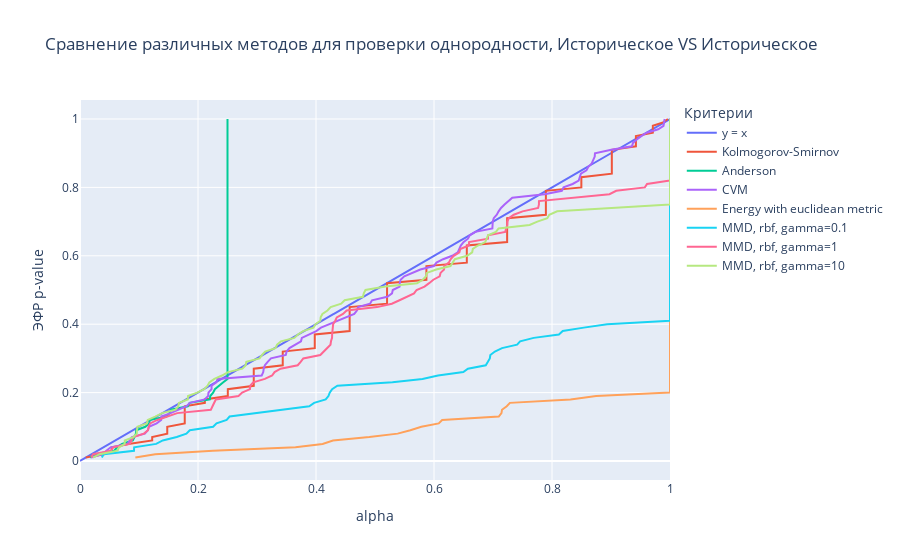
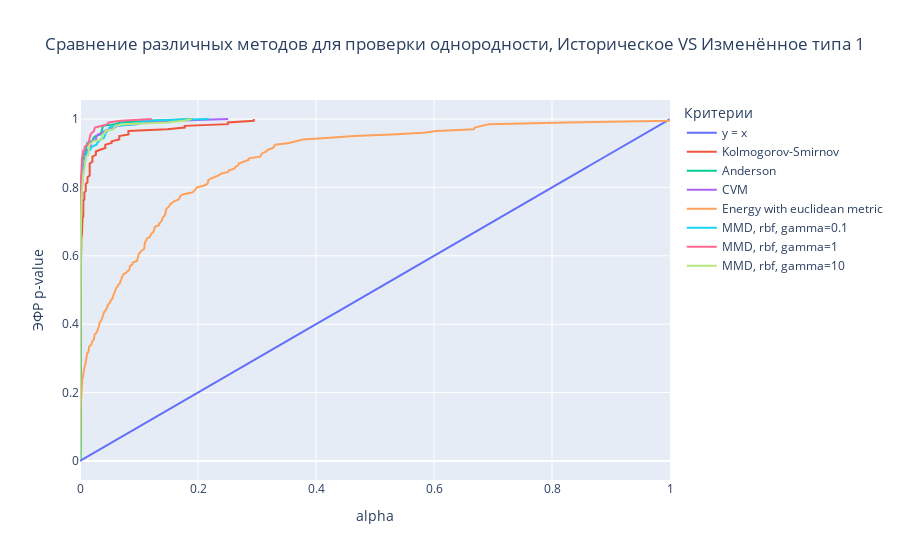
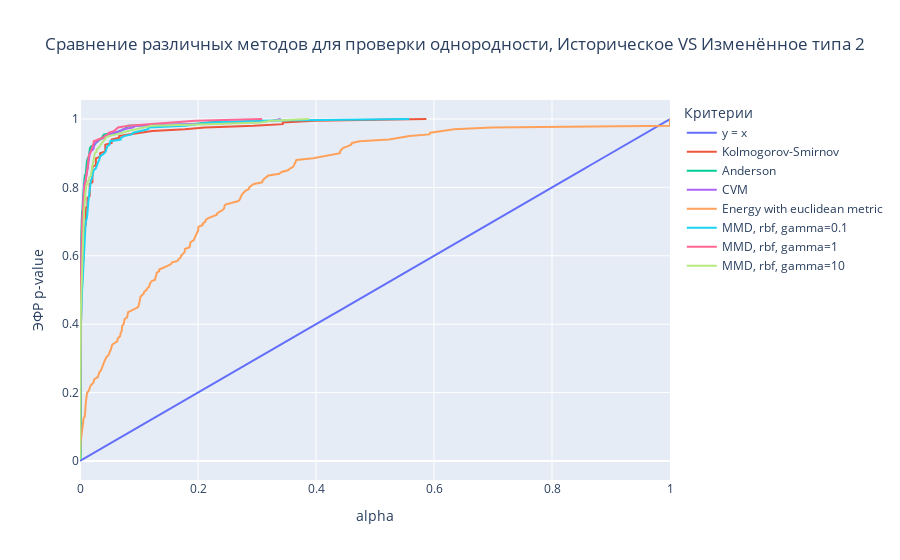
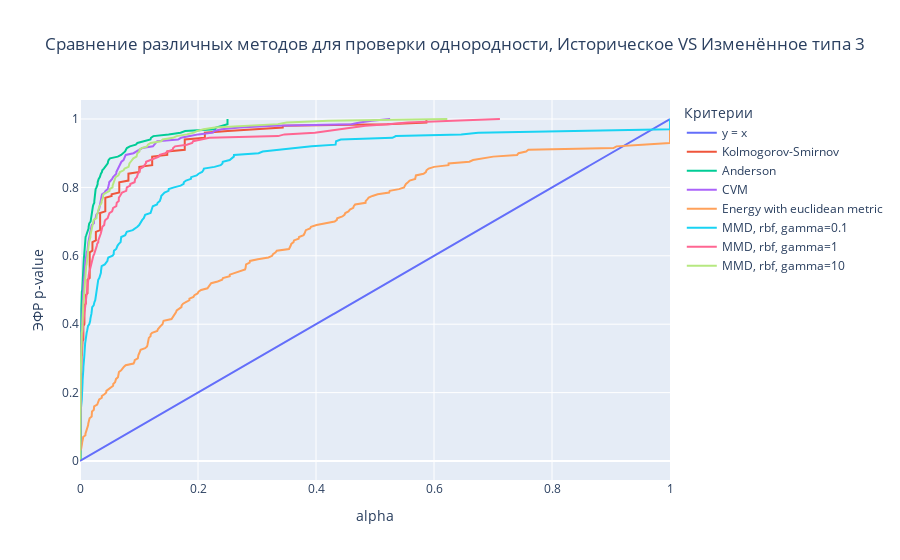

Notebook code cell kept with these figures, in order:
### Code cell
data_list = [{
    "x": historical_data[::2],
    "y": historical_data[1::2],
    "dist_desc": "Историческое VS Историческое"
}, {
    "x": historical_data,
    "y": modified_data_of_type_1,
    "dist_desc": "Историческое VS Изменённое типа 1"
}, {
    "x": historical_data,
    "y": modified_data_of_type_2,
    "dist_desc": "Историческое VS Изменённое типа 2"
}, {
    "x": historical_data,
    "y": modified_data_of_type_3,
    "dist_desc": "Историческое VS Изменённое типа 3"
}]

test_list = [{
    "p_value": lambda x, y: ks_2samp(x, y, alternative="two-sided").pvalue,
    "name": "Kolmogorov-Smirnov"
}, {
    "p_value": lambda x, y: anderson_ksamp([x, y]).pvalue,
    "name": "Anderson"
}, {
    "p_value": lambda x, y: cramervonmises_2samp(x, y).pvalue,
    "name": "CVM"
}, {
    "p_value": lambda x, y: Energy(compute_distance="euclidean").test(x, y)[1],
    "name": "Energy with euclidean metric"
}, {
    "p_value": lambda x, y: MMD(compute_kernel="rbf", gamma=1/10).test(x, y)[1],
    "name": "MMD, rbf, gamma=0.1"
}, {
    "p_value": lambda x, y: MMD(compute_kernel="rbf", gamma=1).test(x, y)[1],
    "name": "MMD, rbf, gamma=1"
}, {
    "p_value": lambda x, y: MMD(compute_kernel="rbf", gamma=10).test(x, y)[1],
    "name": "MMD, rbf, gamma=10"
}]

for data in data_list:
    test_p_value_list = {
        test["name"]: []
        for test in test_list
    }

    fig = go.Figure()
    fig.add_trace(go.Scatter(x=np.linspace(start=0, stop=1, num=1000), 
                             y=np.linspace(start=0, stop=1, num=1000),
                             mode="lines", name="y = x"))

    for i in range(data["x"].shape[0]):
        x = data["x"].iloc[i].to_numpy()
        y = data["y"].iloc[i].to_numpy()
        
        for test in test_list:
            test_p_value_list[test["name"]].append(test["p_value"](x, y))

    for test in test_list:
        p_value_ecdf = ECDF(test_p_value_list[test["name"]])
        fig.add_trace(go.Scatter(x=p_value_ecdf.x, y=p_value_ecdf.y,
                                 mode="lines", name=test["name"]))

    fig.update_layout(title=f"Сравнение различных методов для проверки однородности, {data['dist_desc']}",
                      xaxis_title="alpha",
                      yaxis_title="ЭФР p-value",
                      legend_title="Критерии")
    fig.show()

### Figure 1 — Plotly figure (JSON) as saved in the notebook; plotly's stock layout.template omitted (floating-point values rounded to 4 significant figures; data arrays with more than 128 entries replaced by an {"elided": "..."} marker saying what was removed)
{"data": [{"mode": "lines", "name": "y = x", "type": "scatter", "x": {"elided": "1000 float values"}, "y": {"elided": "1000 float values"}}, {"mode": "lines", "name": "Kolmogorov-Smirnov", "type": "scatter", "x": [null, 0.009761, 0.04289, 0.05361, 0.05361, 0.08209, 0.1224, 0.1224, 0.1479, 0.1479, 0.1479, 0.1775, 0.1775, 0.1775, 0.1775, 0.1775, 0.1775, 0.2116, 0.2116, 0.2505, 0.2505, 0.2505, 0.2945, 0.2945, 0.2945, 0.2945, 0.2945, 0.2945, 0.3436, 0.3436, 0.3436, 0.3436, 0.3436, 0.3979, 0.3979, 0.3979, 0.3979, 0.3979, 0.457, 0.457, 0.457, 0.457, 0.457, 0.457, 0.457, 0.457, 0.5204, 0.5204, 0.5204, 0.5204, 0.5204, 0.5204, 0.5204, 0.5871, 0.5871, 0.5871, 0.5871, 0.5871, 0.6556, 0.6556, 0.6556, 0.6556, 0.6556, 0.6556, 0.724, 0.724, 0.724, 0.724, 0.724, 0.724, 0.724, 0.724, 0.7896, 0.7896, 0.7896, 0.7896, 0.7896, 0.7896, 0.7896, 0.7896, 0.8497, 0.8497, 0.8497, 0.8497, 0.9014, 0.9014, 0.9014, 0.9014, 0.9014, 0.9014, 0.9014, 0.9014, 0.9422, 0.9422, 0.9422, 0.9422, 0.9709, 0.9709, 0.9709, 0.9882, 0.9964], "y": [0, 0.01, 0.02, 0.03, 0.04, 0.05, 0.06, 0.07, 0.08, 0.09, 0.1, 0.11, 0.12, 0.13, 0.14, 0.15, 0.16, 0.17, 0.18, 0.19, 0.2, 0.21, 0.22, 0.23, 0.24, 0.25, 0.26, 0.27, 0.28, 0.29, 0.3, 0.31, 0.32, 0.33, 0.34, 0.35, 0.36, 0.37, 0.38, 0.39, 0.4, 0.41, 0.42, 0.43, 0.44, 0.45, 0.46, 0.47, 0.48, 0.49, 0.5, 0.51, 0.52, 0.53, 0.54, 0.55, 0.56, 0.57, 0.58, 0.59, 0.6, 0.61, 0.62, 0.63, 0.64, 0.65, 0.66, 0.67, 0.68, 0.69, 0.7, 0.71, 0.72, 0.73, 0.74, 0.75, 0.76, 0.77, 0.78, 0.79, 0.8, 0.81, 0.82, 0.83, 0.84, 0.85, 0.86, 0.87, 0.88, 0.89, 0.9, 0.91, 0.92, 0.93, 0.94, 0.95, 0.96, 0.97, 0.98, 0.99, 1]}, {"mode": "lines", "name": "Anderson", "type": "scatter", "x": [null, 0.01735, 0.02546, 0.05804, 0.06283, 0.07123, 0.08963, 0.0922, 0.09472, 0.09524, 0.1106, 0.1177, 0.1178, 0.1464, 0.1515, 0.1542, 0.1826, 0.1858, 0.2201, 0.2208, 0.2256, 0.2286, 0.2367, 0.2429, 0.25, 0.25, 0.25, 0.25, 0.25, 0.25, 0.25, 0.25, 0.25, 0.25, 0.25, 0.25, 0.25, 0.25, 0.25, 0.25, 0.25, 0.25, 0.25, 0.25, 0.25, 0.25, 0.25, 0.25, 0.25, 0.25, 0.25, 0.25, 0.25, 0.25, 0.25, 0.25, 0.25, 0.25, 0.25, 0.25, 0.25, 0.25, 0.25, 0.25, 0.25, 0.25, 0.25, 0.25, 0.25, 0.25, 0.25, 0.25, 0.25, 0.25, 0.25, 0.25, 0.25, 0.25, 0.25, 0.25, 0.25, 0.25, 0.25, 0.25, 0.25, 0.25, 0.25, 0.25, 0.25, 0.25, 0.25, 0.25, 0.25, 0.25, 0.25, 0.25, 0.25, 0.25, 0.25, 0.25, 0.25], "y": [0, 0.01, 0.02, 0.03, 0.04, 0.05, 0.06, 0.07, 0.08, 0.09, 0.1, 0.11, 0.12, 0.13, 0.14, 0.15, 0.16, 0.17, 0.18, 0.19, 0.2, 0.21, 0.22, 0.23, 0.24, 0.25, 0.26, 0.27, 0.28, 0.29, 0.3, 0.31, 0.32, 0.33, 0.34, 0.35, 0.36, 0.37, 0.38, 0.39, 0.4, 0.41, 0.42, 0.43, 0.44, 0.45, 0.46, 0.47, 0.48, 0.49, 0.5, 0.51, 0.52, 0.53, 0.54, 0.55, 0.56, 0.57, 0.58, 0.59, 0.6, 0.61, 0.62, 0.63, 0.64, 0.65, 0.66, 0.67, 0.68, 0.69, 0.7, 0.71, 0.72, 0.73, 0.74, 0.75, 0.76, 0.77, 0.78, 0.79, 0.8, 0.81, 0.82, 0.83, 0.84, 0.85, 0.86, 0.87, 0.88, 0.89, 0.9, 0.91, 0.92, 0.93, 0.94, 0.95, 0.96, 0.97, 0.98, 0.99, 1]}, {"mode": "lines", "name": "CVM", "type": "scatter", "x": [null, 0.01888, 0.03878, 0.0447, 0.0519, 0.08073, 0.08462, 0.08796, 0.1099, 0.1149, 0.1169, 0.13, 0.1376, 0.1381, 0.1535, 0.1679, 0.1804, 0.1861, 0.2113, 0.2172, 0.2177, 0.2229, 0.223, 0.2311, 0.2332, 0.308, 0.3106, 0.3114, 0.3134, 0.3181, 0.3237, 0.3488, 0.3502, 0.355, 0.3644, 0.3746, 0.376, 0.3872, 0.4004, 0.4084, 0.4232, 0.4365, 0.4515, 0.4648, 0.4693, 0.4714, 0.4916, 0.4949, 0.5209, 0.5289, 0.5301, 0.5417, 0.5419, 0.5434, 0.5496, 0.5629, 0.5769, 0.5997, 0.6042, 0.6154, 0.6309, 0.6403, 0.6422, 0.6454, 0.6499, 0.6576, 0.6606, 0.67, 0.6989, 0.6991, 0.6995, 0.7013, 0.7064, 0.7095, 0.7136, 0.7195, 0.7258, 0.7327, 0.7873, 0.8167, 0.8195, 0.835, 0.8452, 0.8468, 0.849, 0.8584, 0.8616, 0.8674, 0.8693, 0.8724, 0.8728, 0.9004, 0.9354, 0.9373, 0.9437, 0.9512, 0.9608, 0.98, 0.989, 0.9902, 0.9909], "y": [0, 0.01, 0.02, 0.03, 0.04, 0.05, 0.06, 0.07, 0.08, 0.09, 0.1, 0.11, 0.12, 0.13, 0.14, 0.15, 0.16, 0.17, 0.18, 0.19, 0.2, 0.21, 0.22, 0.23, 0.24, 0.25, 0.26, 0.27, 0.28, 0.29, 0.3, 0.31, 0.32, 0.33, 0.34, 0.35, 0.36, 0.37, 0.38, 0.39, 0.4, 0.41, 0.42, 0.43, 0.44, 0.45, 0.46, 0.47, 0.48, 0.49, 0.5, 0.51, 0.52, 0.53, 0.54, 0.55, 0.56, 0.57, 0.58, 0.59, 0.6, 0.61, 0.62, 0.63, 0.64, 0.65, 0.66, 0.67, 0.68, 0.69, 0.7, 0.71, 0.72, 0.73, 0.74, 0.75, 0.76, 0.77, 0.78, 0.79, 0.8, 0.81, 0.82, 0.83, 0.84, 0.85, 0.86, 0.87, 0.88, 0.89, 0.9, 0.91, 0.92, 0.93, 0.94, 0.95, 0.96, 0.97, 0.98, 0.99, 1]}, {"mode": "lines", "name": "Energy with euclidean metric", "type": "scatter", "x": [null, 0.0938, 0.1275, 0.2253, 0.3653, 0.4111, 0.4288, 0.4903, 0.5384, 0.5599, 0.5785, 0.6081, 0.6138, 0.7099, 0.7143, 0.7153, 0.7233, 0.7287, 0.8314, 0.8749, 1, 1, 1, 1, 1, 1, 1, 1, 1, 1, 1, 1, 1, 1, 1, 1, 1, 1, 1, 1, 1, 1, 1, 1, 1, 1, 1, 1, 1, 1, 1, 1, 1, 1, 1, 1, 1, 1, 1, 1, 1, 1, 1, 1, 1, 1, 1, 1, 1, 1, 1, 1, 1, 1, 1, 1, 1, 1, 1, 1, 1, 1, 1, 1, 1, 1, 1, 1, 1, 1, 1, 1, 1, 1, 1, 1, 1, 1, 1, 1, 1], "y": [0, 0.01, 0.02, 0.03, 0.04, 0.05, 0.06, 0.07, 0.08, 0.09, 0.1, 0.11, 0.12, 0.13, 0.14, 0.15, 0.16, 0.17, 0.18, 0.19, 0.2, 0.21, 0.22, 0.23, 0.24, 0.25, 0.26, 0.27, 0.28, 0.29, 0.3, 0.31, 0.32, 0.33, 0.34, 0.35, 0.36, 0.37, 0.38, 0.39, 0.4, 0.41, 0.42, 0.43, 0.44, 0.45, 0.46, 0.47, 0.48, 0.49, 0.5, 0.51, 0.52, 0.53, 0.54, 0.55, 0.56, 0.57, 0.58, 0.59, 0.6, 0.61, 0.62, 0.63, 0.64, 0.65, 0.66, 0.67, 0.68, 0.69, 0.7, 0.71, 0.72, 0.73, 0.74, 0.75, 0.76, 0.77, 0.78, 0.79, 0.8, 0.81, 0.82, 0.83, 0.84, 0.85, 0.86, 0.87, 0.88, 0.89, 0.9, 0.91, 0.92, 0.93, 0.94, 0.95, 0.96, 0.97, 0.98, 0.99, 1]}, {"mode": "lines", "name": "MMD, rbf, gamma=0.1", "type": "scatter", "x": [null, 0.03697, 0.04018, 0.09149, 0.09178, 0.1291, 0.1403, 0.164, 0.1803, 0.1861, 0.2257, 0.2314, 0.2486, 0.2535, 0.2973, 0.3503, 0.3885, 0.3968, 0.4164, 0.4211, 0.4233, 0.4273, 0.4362, 0.5296, 0.5805, 0.6069, 0.6497, 0.6575, 0.6878, 0.6913, 0.6946, 0.6955, 0.7032, 0.7153, 0.7409, 0.7459, 0.769, 0.8117, 0.8182, 0.8539, 0.8935, 1, 1, 1, 1, 1, 1, 1, 1, 1, 1, 1, 1, 1, 1, 1, 1, 1, 1, 1, 1, 1, 1, 1, 1, 1, 1, 1, 1, 1, 1, 1, 1, 1, 1, 1, 1, 1, 1, 1, 1, 1, 1, 1, 1, 1, 1, 1, 1, 1, 1, 1, 1, 1, 1, 1, 1, 1, 1, 1, 1], "y": [0, 0.01, 0.02, 0.03, 0.04, 0.05, 0.06, 0.07, 0.08, 0.09, 0.1, 0.11, 0.12, 0.13, 0.14, 0.15, 0.16, 0.17, 0.18, 0.19, 0.2, 0.21, 0.22, 0.23, 0.24, 0.25, 0.26, 0.27, 0.28, 0.29, 0.3, 0.31, 0.32, 0.33, 0.34, 0.35, 0.36, 0.37, 0.38, 0.39, 0.4, 0.41, 0.42, 0.43, 0.44, 0.45, 0.46, 0.47, 0.48, 0.49, 0.5, 0.51, 0.52, 0.53, 0.54, 0.55, 0.56, 0.57, 0.58, 0.59, 0.6, 0.61, 0.62, 0.63, 0.64, 0.65, 0.66, 0.67, 0.68, 0.69, 0.7, 0.71, 0.72, 0.73, 0.74, 0.75, 0.76, 0.77, 0.78, 0.79, 0.8, 0.81, 0.82, 0.83, 0.84, 0.85, 0.86, 0.87, 0.88, 0.89, 0.9, 0.91, 0.92, 0.93, 0.94, 0.95, 0.96, 0.97, 0.98, 0.99, 1]}, {"mode": "lines", "name": "MMD, rbf, gamma=1", "type": "scatter", "x": [null, 0.01893, 0.02231, 0.0523, 0.05641, 0.0842, 0.08798, 0.09062, 0.1082, 0.1154, 0.1164, 0.1189, 0.1311, 0.1464, 0.1648, 0.2218, 0.2247, 0.228, 0.2302, 0.2686, 0.2748, 0.2881, 0.2885, 0.2936, 0.3133, 0.3257, 0.3298, 0.3399, 0.369, 0.374, 0.3785, 0.4073, 0.4128, 0.4191, 0.4245, 0.4254, 0.4272, 0.4273, 0.4276, 0.4281, 0.4291, 0.4327, 0.4352, 0.4458, 0.452, 0.5036, 0.5285, 0.5415, 0.5541, 0.5662, 0.5705, 0.5839, 0.5917, 0.5989, 0.6096, 0.6111, 0.617, 0.6172, 0.6251, 0.6281, 0.6335, 0.643, 0.6445, 0.659, 0.6594, 0.6915, 0.6916, 0.7208, 0.7222, 0.7242, 0.7244, 0.7268, 0.7352, 0.7502, 0.7765, 0.7779, 0.7779, 0.8349, 0.8974, 0.9089, 0.9574, 0.9612, 1, 1, 1, 1, 1, 1, 1, 1, 1, 1, 1, 1, 1, 1, 1, 1, 1, 1, 1], "y": [0, 0.01, 0.02, 0.03, 0.04, 0.05, 0.06, 0.07, 0.08, 0.09, 0.1, 0.11, 0.12, 0.13, 0.14, 0.15, 0.16, 0.17, 0.18, 0.19, 0.2, 0.21, 0.22, 0.23, 0.24, 0.25, 0.26, 0.27, 0.28, 0.29, 0.3, 0.31, 0.32, 0.33, 0.34, 0.35, 0.36, 0.37, 0.38, 0.39, 0.4, 0.41, 0.42, 0.43, 0.44, 0.45, 0.46, 0.47, 0.48, 0.49, 0.5, 0.51, 0.52, 0.53, 0.54, 0.55, 0.56, 0.57, 0.58, 0.59, 0.6, 0.61, 0.62, 0.63, 0.64, 0.65, 0.66, 0.67, 0.68, 0.69, 0.7, 0.71, 0.72, 0.73, 0.74, 0.75, 0.76, 0.77, 0.78, 0.79, 0.8, 0.81, 0.82, 0.83, 0.84, 0.85, 0.86, 0.87, 0.88, 0.89, 0.9, 0.91, 0.92, 0.93, 0.94, 0.95, 0.96, 0.97, 0.98, 0.99, 1]}, {"mode": "lines", "name": "MMD, rbf, gamma=10", "type": "scatter", "x": [null, 0.02195, 0.03326, 0.06373, 0.06611, 0.07585, 0.07586, 0.0904, 0.0962, 0.09646, 0.09729, 0.1133, 0.1148, 0.1275, 0.1393, 0.1619, 0.1666, 0.1676, 0.1827, 0.1831, 0.1987, 0.2104, 0.2162, 0.2192, 0.2277, 0.2407, 0.2507, 0.2753, 0.2809, 0.2819, 0.3044, 0.3085, 0.3138, 0.3311, 0.334, 0.3406, 0.3633, 0.3694, 0.3782, 0.3957, 0.3994, 0.4074, 0.4079, 0.4109, 0.4194, 0.4249, 0.4427, 0.4486, 0.4796, 0.481, 0.4838, 0.5177, 0.5713, 0.5809, 0.5866, 0.5878, 0.6038, 0.6279, 0.6324, 0.6353, 0.6561, 0.6647, 0.6658, 0.6744, 0.6869, 0.6891, 0.6915, 0.7049, 0.7095, 0.762, 0.7751, 0.792, 0.7954, 0.8088, 0.9154, 1, 1, 1, 1, 1, 1, 1, 1, 1, 1, 1, 1, 1, 1, 1, 1, 1, 1, 1, 1, 1, 1, 1, 1, 1, 1], "y": [0, 0.01, 0.02, 0.03, 0.04, 0.05, 0.06, 0.07, 0.08, 0.09, 0.1, 0.11, 0.12, 0.13, 0.14, 0.15, 0.16, 0.17, 0.18, 0.19, 0.2, 0.21, 0.22, 0.23, 0.24, 0.25, 0.26, 0.27, 0.28, 0.29, 0.3, 0.31, 0.32, 0.33, 0.34, 0.35, 0.36, 0.37, 0.38, 0.39, 0.4, 0.41, 0.42, 0.43, 0.44, 0.45, 0.46, 0.47, 0.48, 0.49, 0.5, 0.51, 0.52, 0.53, 0.54, 0.55, 0.56, 0.57, 0.58, 0.59, 0.6, 0.61, 0.62, 0.63, 0.64, 0.65, 0.66, 0.67, 0.68, 0.69, 0.7, 0.71, 0.72, 0.73, 0.74, 0.75, 0.76, 0.77, 0.78, 0.79, 0.8, 0.81, 0.82, 0.83, 0.84, 0.85, 0.86, 0.87, 0.88, 0.89, 0.9, 0.91, 0.92, 0.93, 0.94, 0.95, 0.96, 0.97, 0.98, 0.99, 1]}], "layout": {"autosize": true, "legend": {"title": {"text": "Критерии"}}, "title": {"text": "Сравнение различных методов для проверки однородности, Историческое VS Историческое"}, "xaxis": {"autorange": true, "range": [0, 1], "title": {"text": "alpha"}, "type": "linear"}, "yaxis": {"autorange": true, "range": [-0.05556, 1.056], "title": {"text": "ЭФР p-value"}, "type": "linear"}}}

### Figure 2 — Plotly figure (JSON) as saved in the notebook; plotly's stock layout.template omitted (floating-point values rounded to 4 significant figures; data arrays with more than 128 entries replaced by an {"elided": "..."} marker saying what was removed)
{"data": [{"mode": "lines", "name": "y = x", "type": "scatter", "x": {"elided": "1000 float values"}, "y": {"elided": "1000 float values"}}, {"mode": "lines", "name": "Kolmogorov-Smirnov", "type": "scatter", "x": {"elided": "201 float values"}, "y": {"elided": "201 float values"}}, {"mode": "lines", "name": "Anderson", "type": "scatter", "x": {"elided": "201 float values"}, "y": {"elided": "201 float values"}}, {"mode": "lines", "name": "CVM", "type": "scatter", "x": {"elided": "201 float values"}, "y": {"elided": "201 float values"}}, {"mode": "lines", "name": "Energy with euclidean metric", "type": "scatter", "x": {"elided": "201 float values"}, "y": {"elided": "201 float values"}}, {"mode": "lines", "name": "MMD, rbf, gamma=0.1", "type": "scatter", "x": {"elided": "201 float values"}, "y": {"elided": "201 float values"}}, {"mode": "lines", "name": "MMD, rbf, gamma=1", "type": "scatter", "x": {"elided": "201 float values"}, "y": {"elided": "201 float values"}}, {"mode": "lines", "name": "MMD, rbf, gamma=10", "type": "scatter", "x": {"elided": "201 float values"}, "y": {"elided": "201 float values"}}], "layout": {"autosize": true, "legend": {"title": {"text": "Критерии"}}, "title": {"text": "Сравнение различных методов для проверки однородности, Историческое VS Изменённое типа 1"}, "xaxis": {"autorange": true, "range": [0, 1], "title": {"text": "alpha"}, "type": "linear"}, "yaxis": {"autorange": true, "range": [-0.05556, 1.056], "title": {"text": "ЭФР p-value"}, "type": "linear"}}}

### Figure 3 — Plotly figure (JSON) as saved in the notebook; plotly's stock layout.template omitted (floating-point values rounded to 4 significant figures; data arrays with more than 128 entries replaced by an {"elided": "..."} marker saying what was removed)
{"data": [{"mode": "lines", "name": "y = x", "type": "scatter", "x": {"elided": "1000 float values"}, "y": {"elided": "1000 float values"}}, {"mode": "lines", "name": "Kolmogorov-Smirnov", "type": "scatter", "x": {"elided": "201 float values"}, "y": {"elided": "201 float values"}}, {"mode": "lines", "name": "Anderson", "type": "scatter", "x": {"elided": "201 float values"}, "y": {"elided": "201 float values"}}, {"mode": "lines", "name": "CVM", "type": "scatter", "x": {"elided": "201 float values"}, "y": {"elided": "201 float values"}}, {"mode": "lines", "name": "Energy with euclidean metric", "type": "scatter", "x": {"elided": "201 float values"}, "y": {"elided": "201 float values"}}, {"mode": "lines", "name": "MMD, rbf, gamma=0.1", "type": "scatter", "x": {"elided": "201 float values"}, "y": {"elided": "201 float values"}}, {"mode": "lines", "name": "MMD, rbf, gamma=1", "type": "scatter", "x": {"elided": "201 float values"}, "y": {"elided": "201 float values"}}, {"mode": "lines", "name": "MMD, rbf, gamma=10", "type": "scatter", "x": {"elided": "201 float values"}, "y": {"elided": "201 float values"}}], "layout": {"autosize": true, "legend": {"title": {"text": "Критерии"}}, "title": {"text": "Сравнение различных методов для проверки однородности, Историческое VS Изменённое типа 2"}, "xaxis": {"autorange": true, "range": [0, 1], "title": {"text": "alpha"}, "type": "linear"}, "yaxis": {"autorange": true, "range": [-0.05556, 1.056], "title": {"text": "ЭФР p-value"}, "type": "linear"}}}

### Figure 4 — Plotly figure (JSON) as saved in the notebook; plotly's stock layout.template omitted (floating-point values rounded to 4 significant figures; data arrays with more than 128 entries replaced by an {"elided": "..."} marker saying what was removed)
{"data": [{"mode": "lines", "name": "y = x", "type": "scatter", "x": {"elided": "1000 float values"}, "y": {"elided": "1000 float values"}}, {"mode": "lines", "name": "Kolmogorov-Smirnov", "type": "scatter", "x": {"elided": "201 float values"}, "y": {"elided": "201 float values"}}, {"mode": "lines", "name": "Anderson", "type": "scatter", "x": {"elided": "201 float values"}, "y": {"elided": "201 float values"}}, {"mode": "lines", "name": "CVM", "type": "scatter", "x": {"elided": "201 float values"}, "y": {"elided": "201 float values"}}, {"mode": "lines", "name": "Energy with euclidean metric", "type": "scatter", "x": {"elided": "201 float values"}, "y": {"elided": "201 float values"}}, {"mode": "lines", "name": "MMD, rbf, gamma=0.1", "type": "scatter", "x": {"elided": "201 float values"}, "y": {"elided": "201 float values"}}, {"mode": "lines", "name": "MMD, rbf, gamma=1", "type": "scatter", "x": {"elided": "201 float values"}, "y": {"elided": "201 float values"}}, {"mode": "lines", "name": "MMD, rbf, gamma=10", "type": "scatter", "x": {"elided": "201 float values"}, "y": {"elided": "201 float values"}}], "layout": {"autosize": true, "legend": {"title": {"text": "Критерии"}}, "title": {"text": "Сравнение различных методов для проверки однородности, Историческое VS Изменённое типа 3"}, "xaxis": {"autorange": true, "range": [0, 1], "title": {"text": "alpha"}, "type": "linear"}, "yaxis": {"autorange": true, "range": [-0.05556, 1.056], "title": {"text": "ЭФР p-value"}, "type": "linear"}}}
